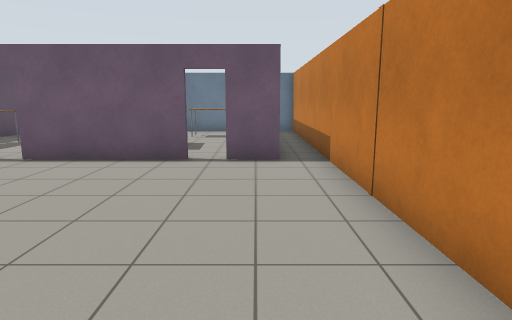
view 1 (above)

21 first-person views from a walk through a robot-simulator world made for Gazebo. The camera is 1.3 m above the floor, tilts 10° down and sees 75° across. The floor is counted in squares, 1 m on a side. Each view is taken from the middle of a square. On the plan, view 1 faces up. The plan holds only what a view shows up to about 14 squares ahead; the rest is blank. The robots in the file are not drawn. Gazebo's built-in surfaces are drawn with simple patterns.

view 2
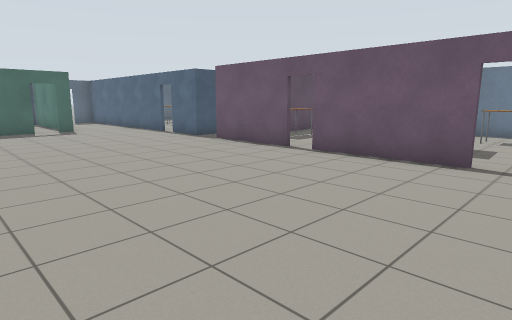

view 3
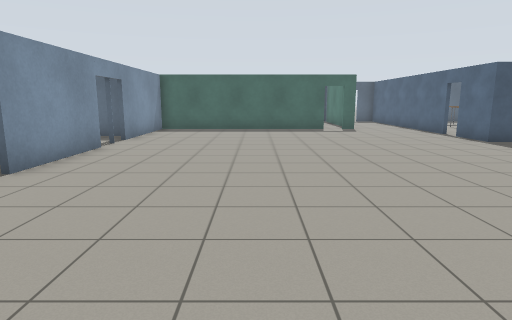

view 4
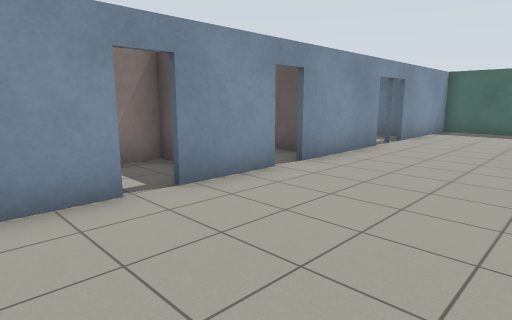

view 5
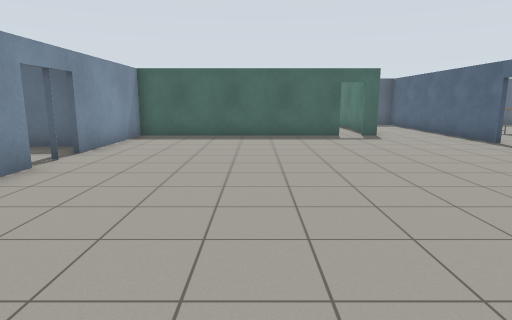

view 6
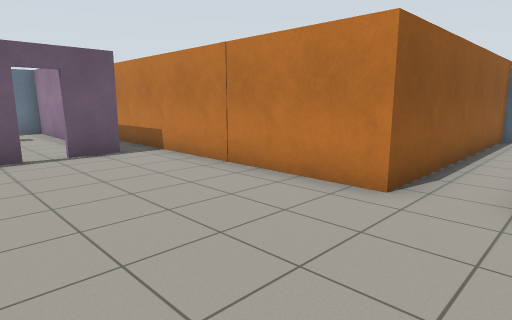

view 7
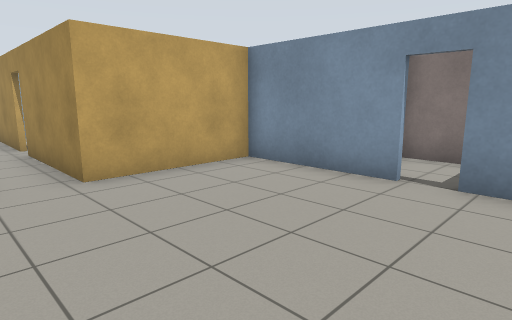

view 8
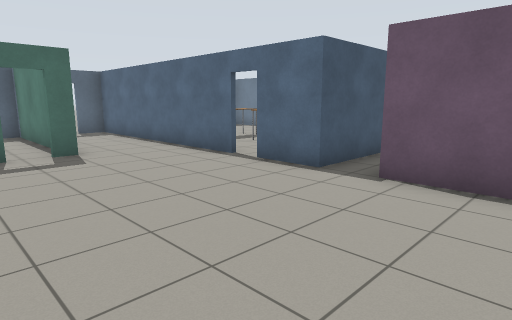

view 9
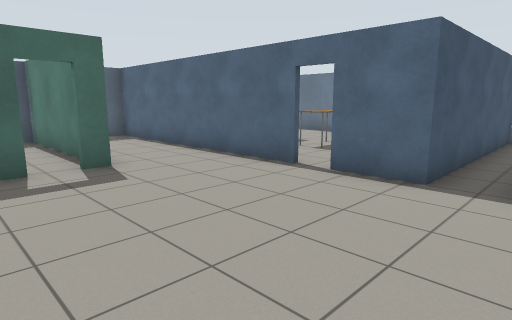

view 10
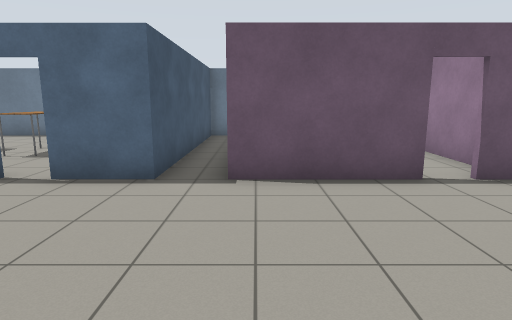

view 11
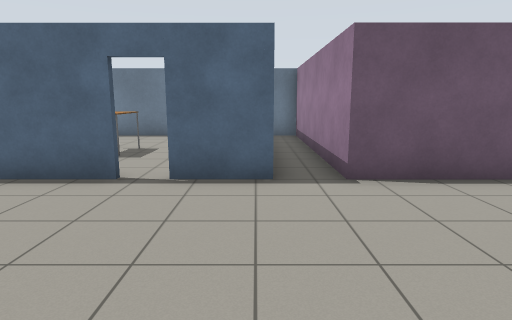

view 12
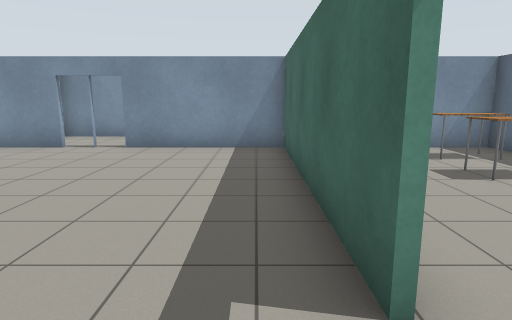

view 13
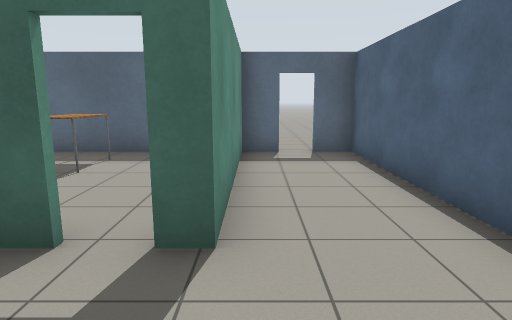

view 14
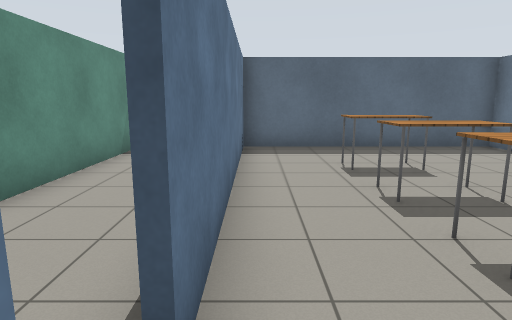

view 15
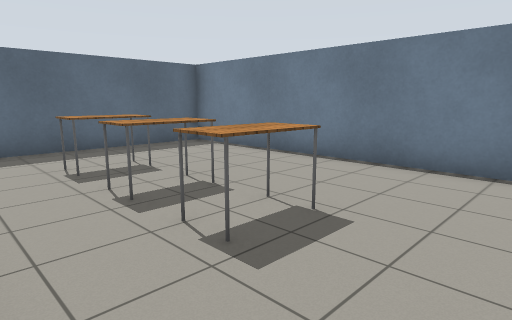

view 16
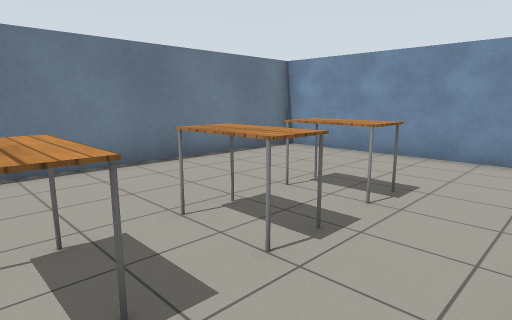

view 17
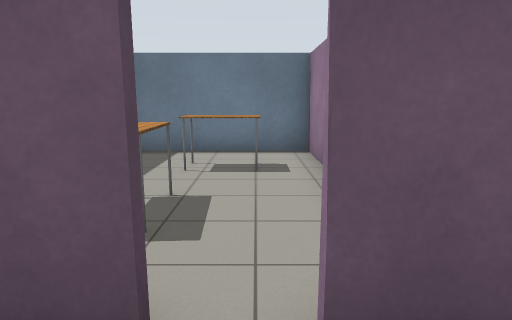

view 18
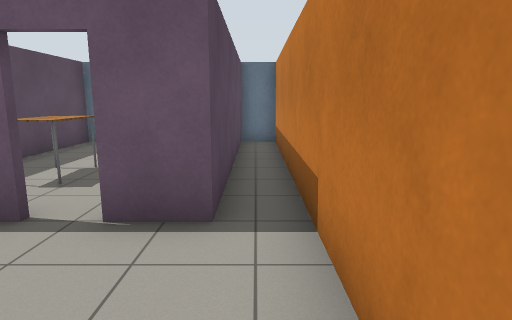

view 19
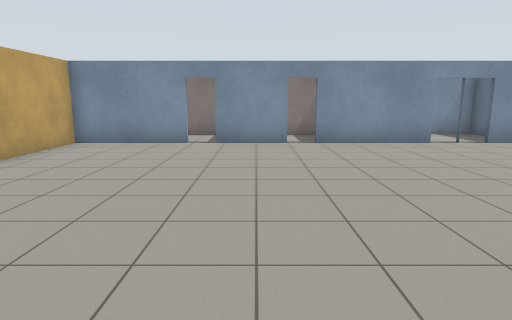

view 20
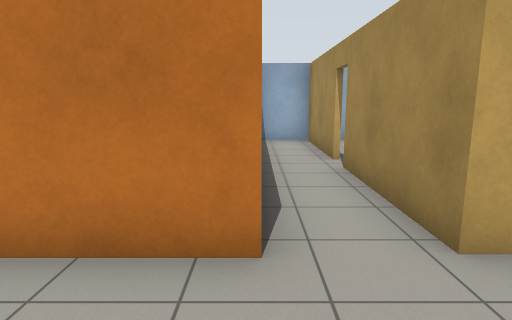

view 21
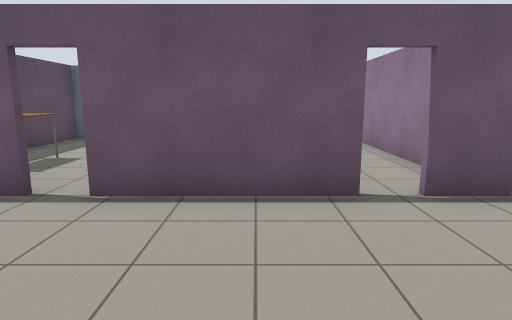

### Floor plan
Points are (right, up) in squares from view 1. A wall is a line through its corners. A room is listed if a view was taken in it or the views show most of it. See-through windows are left out.
Room 1 (views 1, 2, 3, 4, 5, 6, 7, 8, 9, 10, 11, 12, 13, 17, 18, 19, 20, 21)
walls: (-6.1, 7.5) (-9.5, 7.5) (-9.5, 14.9); (-5, -4.4) (-2.6, -4.4); (-9.5, -4.4) (-5.9, -4.4); (-1.5, 7.5) (-5.4, 7.5); (-1.9, -4.4) (1.6, -4.4) (1.6, -0.7) (5.6, -0.7); (-13.2, 7.5) (-21.6, 7.5); (-15.8, 3.3) (-15.8, -4.4) (-11.2, -4.4); (0.5, 7.5) (-0.7, 7.5); (-9, 14.8) (-11, 14.8); (-10.7, 14.8) (-10.7, 7.5) (-12.5, 7.5); (6.4, -0.7) (10.1, -0.7); (-21.6, 5.6) (-21.6, 4.6) (-15.8, 4.6) (-15.8, 4); (10.1, -2) (10.1, 1) (1.6, 1) (1.6, 6.9)
ways out: open door at (-13, 7.5) to room 2; open door at (-1, 7.5) to room 3; open door at (-10.5, -4.5) to room 4; open door at (-5.5, -4.5) to room 5; open door at (-22, 6); open door at (-16, 3.5); open door at (-6, 7); open door at (-2, -4.5); open door at (6, -1)
Room 2 (views 14, 15, 16)
walls: (-10.9, 9) (-10.9, 14.8); (-11, 14.8) (-21.6, 14.8) (-21.6, 7.6) (-13.2, 7.6)
ways out: open door at (-13, 7.5) to room 1
objects: table (-19, 10) to (-18, 11); table (-17, 10) to (-16, 11); table (-15, 10) to (-15, 11)
Room 3 (no view inside)
walls: (0.4, 9.6) (0.4, 14.9); (1.6, 6.9) (1.6, 14.8) (-4.4, 14.8) (-4.4, 11.5)
ways out: open door at (-1, 7.5) to room 1
objects: table (-3, 9) to (-2, 10); table (-2, 12) to (-1, 13)
Room 4 (no view inside)
walls: (-12.6, -5) (-12.6, -7.4) (-7.9, -7.4)
ways out: open door at (-10.5, -4.5) to room 1
Room 5 (no view inside)
walls: (-6.4, -6.9) (-5.1, -6.9); (-6.8, -5.2) (-6.8, -6.1)
ways out: open door at (-5.5, -4.5) to room 1

Positions as (right, up) in squares from view 1, and headings:
1: (0, 0), facing up
2: (0, 0), facing up-left
3: (0, 0), facing left
4: (0, 0), facing down-left
5: (-3, 0), facing left
6: (-3, -1), facing up-right
7: (-4, 1), facing down-right
8: (-7, 2), facing up-left
9: (-9, 2), facing up-left
10: (-9, 2), facing up
11: (-11, 2), facing up
12: (-15, 5), facing down
13: (-13, 5), facing left
14: (-12, 8), facing left
15: (-12, 8), facing up-left
16: (-19, 8), facing up-right
17: (-1, 6), facing up
18: (1, 4), facing up
19: (-4, 6), facing down
20: (-1, 1), facing right
21: (-3, 3), facing up
